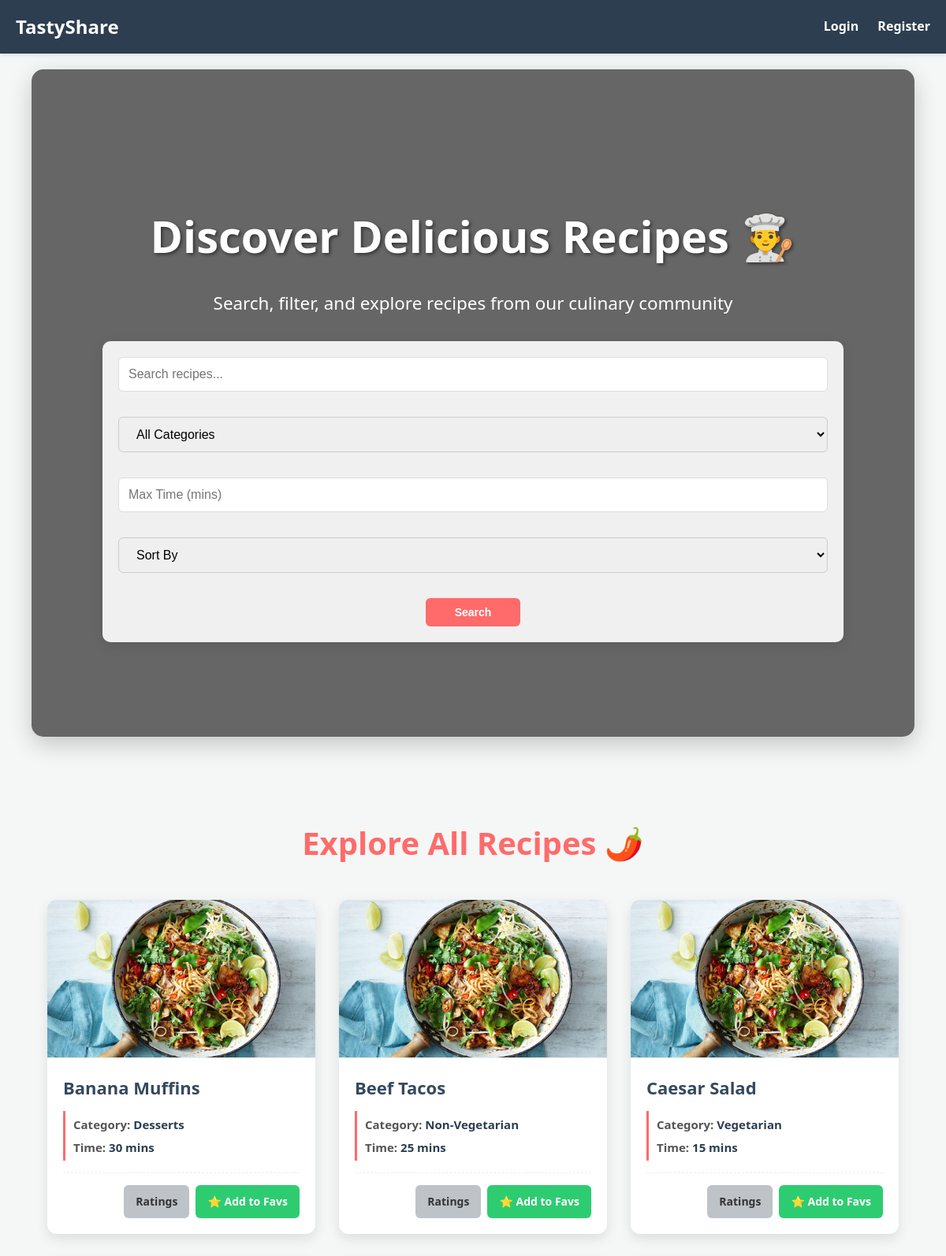
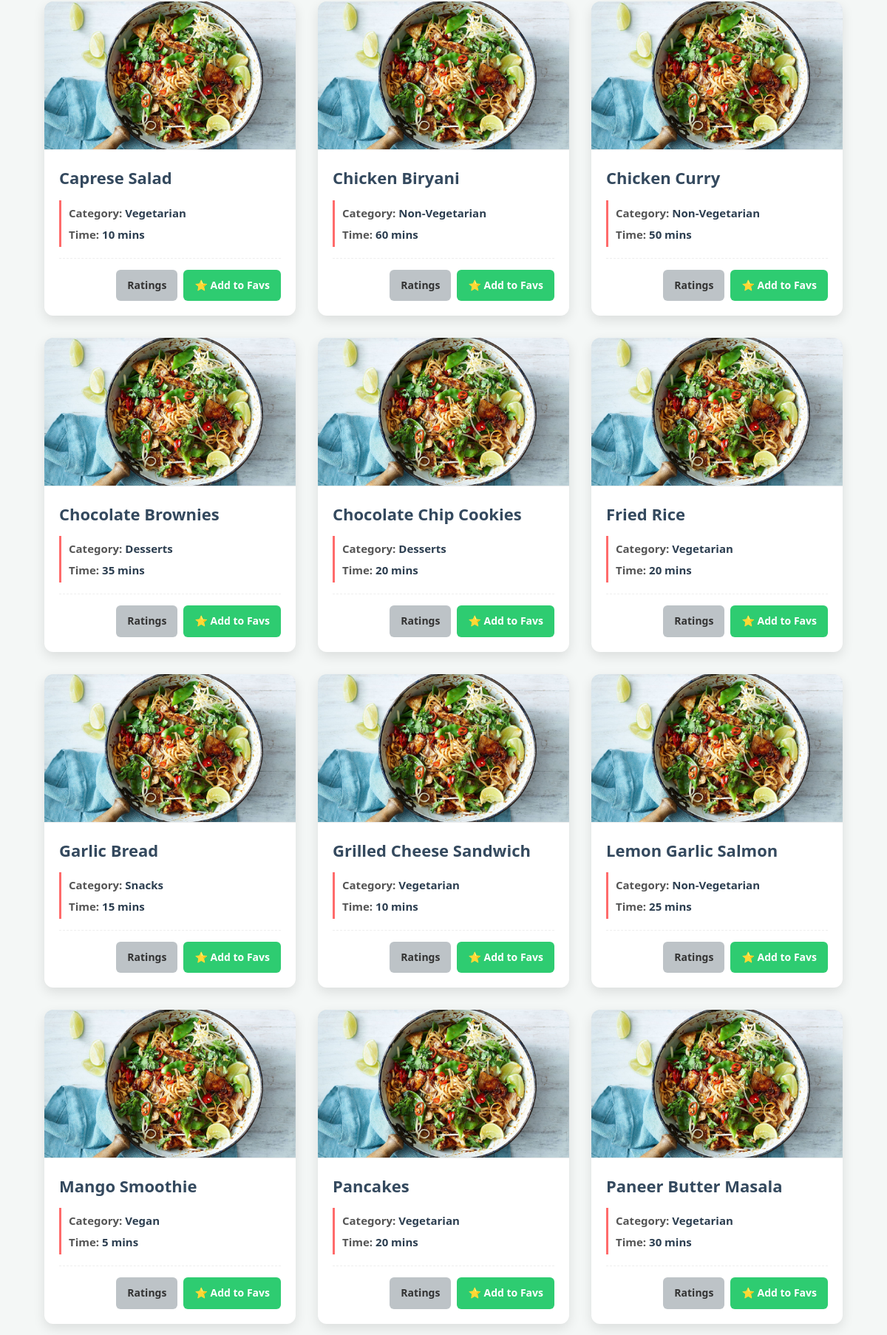
The page / (upper part) on the database its author committed (2 pictures, top to bottom).
### myapp/models.py (models this page shows, shortened)
class Recipe(models.Model):
    CATEGORY_CHOICES = [
        ('Vegetarian', 'Vegetarian'),
        ('Vegan', 'Vegan'),
        ('Non-Vegetarian', 'Non-Vegetarian'),
        ('Desserts', 'Desserts'),
        ('Snacks', 'Snacks'),
    ]
    STATUS_CHOICES = [
        ('Pending', 'Pending'),
        ('Approved', 'Approved'),
        ('Rejected', 'Rejected'),
    ]
    recipe_id = models.AutoField(primary_key=True)
    user = models.ForeignKey(UserRegister, on_delete=models.CASCADE)
    title = models.CharField(max_length=200)
    ingredients = models.TextField()
    preparation_steps = models.TextField()
    category = models.CharField(max_length=20, choices=CATEGORY_CHOICES)
    cooking_time = models.IntegerField()
    image = models.ImageField(upload_to="recipes/", blank=True, null=True)
    status = models.CharField(max_length=10, choices=STATUS_CHOICES, default='Pending')
    created_at = models.DateTimeField(default=timezone.now)
    updated_at = models.DateTimeField(auto_now=True)

### myapp/views.py (the view)
# urls.py: path("", views.index_view, name="index"),
def index_view(request):
    user_id = request.session.get("user_id")  # optional, for favorites
    recipes = Recipe.objects.filter(status='Approved')
    query = request.GET.get("q", "").strip()
    category = request.GET.get("category", "").strip()
    cooking_time = request.GET.get("cooking_time", "").strip()
    sort_by = request.GET.get("sort_by", "")
    if query:
        recipes = recipes.filter(
            Q(title__icontains=query) | Q(ingredients__icontains=query)
        )
    if category:
        recipes = recipes.filter(category=category)
    if cooking_time:
        try:
            recipes = recipes.filter(cooking_time__lte=int(cooking_time))
        except ValueError:
            pass
    if sort_by == "popularity":
        recipes = recipes.annotate(num_ratings=Count('rating')).order_by('-num_ratings')
    elif sort_by == "recent":
        recipes = recipes.order_by('-created_at')
    else:
        recipes = recipes.order_by('title')
    favorite_recipes = []
    if user_id:
        favorite_recipes = Favorite.objects.filter(user_id=user_id).values_list("recipe_id", flat=True)
    return render(request, "index.html", {
        "recipes": recipes,
        "favorite_recipes": favorite_recipes,
        "categories": Recipe.CATEGORY_CHOICES,
        "request_get": request.GET
    })

### templates/index.html (shortened to what this page needs)
{% extends "base.html" %}
{% block content %}
<section class="hero">
    <div class="hero-content">
        <h1>Discover Delicious Recipes 👨‍🍳</h1>
        <p class="subtitle">Search, filter, and explore recipes from our culinary community</p>
        <form method="get" action="{% url 'index' %}" class="hero-search">
            <input type="text" name="q" placeholder="Search recipes..." value="{{ request_get.q|default:'' }}" class="search-input">
            <select name="category" class="search-select">
                <option value="">All Categories</option>
            </select>
            <input type="number" name="cooking_time" placeholder="Max Time (mins)" value="{{ request_get.cooking_time|default:'' }}" class="search-input">
            <select name="sort_by" class="search-select">
                <option value="">Sort By</option>
            </select>
            <button type="submit" class="btn btn-primary search-button">Search</button>
        </form>
    </div>
</section>
<section class="recipe-section container">
    <h2>Explore All Recipes 🌶️</h2>
    <div class="recipe-grid">
        {% for recipe in recipes %}
        <div class="recipe-card">
            {% if recipe.image %}
                <img src="{{ recipe.image.url }}" alt="{{ recipe.title }}" class="recipe-img">
            {% else %}
                <div class="recipe-img-placeholder">No Image Available</div>
            {% endif %}
            <div class="recipe-card-content">
                <h3>{{ recipe.title }}</h3>
                <div class="recipe-meta">
                    <p><strong>Category:</strong> <span>{{ recipe.category|default:"General" }}</span></p>
                    <p><strong>Time:</strong> <span>{{ recipe.cooking_time|default:"N/A" }} mins</span></p>
                </div>
                <div class="card-actions">
                    <a href="{% url 'ratings' recipe.recipe_id %}" class="btn btn-secondary view-ratings">Ratings</a>
                    {% if recipe.recipe_id in favorite_recipes %}
                        <a href="{% url 'remove_favorite' recipe.recipe_id %}" class="btn btn-danger">Remove Fav.</a>
                    {% else %}
                        <a href="{% url 'add_favorite' recipe.recipe_id %}" class="btn btn-success">⭐ Add to Favs</a>
                    {% endif %}
                </div>
            </div>
        </div>
        {% empty %}
            <p class="no-recipes-found">No recipes found matching your criteria. Try a broader search!</p>
        {% endfor %}
    </div>
</section>
{% endblock %}

### templates/base.html (style rules this page uses)
body { font-family: 'Segoe UI', Tahoma, Geneva, Verdana, sans-serif; margin: 0; padding: 0; background: #f0f2f5; color: #333; line-height: 1.6; }
.container { padding: 30px 20px; max-width: 1200px; margin: 0 auto; }
input[type="text"], input[type="email"], input[type="password"], input[type="number"], select, textarea { width: 100%; padding: 12px; margin-bottom: 20px; border: 1px solid #ddd; border-radius: 6px; font-size: 16px; box-sizing: border-box; transition: border-color 0.3s; }
.btn { display: inline-block; padding: 12px 25px; background: #3498db; color: #fff; border: none; border-radius: 6px; text-decoration: none; cursor: pointer; font-size: 16px; font-weight: bold; transition: background 0.3s, transform 0.2s; }
.btn-success { background: #27ae60; }
.recipe-grid { display: grid; grid-template-columns: repeat(auto-fill, minmax(280px, 1fr)); gap: 25px; margin-top: 25px; }
.recipe-card { text-align: left; overflow: hidden; transition: transform 0.3s, box-shadow 0.3s; }
.recipe-card img.recipe-img { width: 100%; height: 200px; object-fit: cover; display: block; }
.recipe-card-content { padding: 15px; }
.recipe-card-content h3 { margin: 0 0 10px; font-size: 1.25rem; color: #2c3e50; }
.recipe-card-content p { margin: 0; color: #7f8c8d; font-size: 0.9rem; }

### templates/index.html (style rules this page uses)
body { font-family: 'Segoe UI', Tahoma, Geneva, Verdana, sans-serif; background-color: #f4f7f6; color: #333; }
.container { max-width: 1200px; margin: 20px; padding: 0 20px; }
a { text-decoration: none; color: inherit; }
.hero { background: linear-gradient(rgba(0, 0, 0, 0.5), rgba(0, 0, 0, 0.5)), url('https://picsum.photos/1600/600?random=1') center/cover no-repeat; padding: 120px 20px; text-align: center; color: #fff; border-radius: 15px; margin-bottom: 50px; box-shadow: 0 10px 30px rgba(0, 0, 0, 0.2); }
.hero h1 { font-size: 3.5em; margin-bottom: 10px; font-weight: 700; text-shadow: 2px 2px 4px rgba(0, 0, 0, 0.5); }
.subtitle { font-size: 1.4em; margin-bottom: 30px; font-weight: 300; }
.hero-search { display: flex; flex-wrap: wrap; justify-content: center; gap: 12px; max-width: 900px; margin: 0 auto; background-color: rgba(255, 255, 255, 0.9); padding: 20px; border-radius: 10px; box-shadow: 0 4px 15px rgba(0, 0, 0, 0.1); }
.search-input, .search-select { padding: 12px 18px; border-radius: 6px; border: 1px solid #ccc; font-size: 16px; flex-grow: 1; min-width: 150px; transition: border-color 0.3s; }
.search-button { flex-grow: 0; min-width: 120px; }
.recipe-section { padding: 20px 0; }
.recipe-section h2 { text-align: center; margin-bottom: 40px; color: #ff6b6b; font-size: 2.5em; font-weight: 600; }
.recipe-grid { display: grid; grid-template-columns: repeat(auto-fit, minmax(300px, 1fr)); gap: 30px; }
.recipe-card { background-color: #ffffff; border-radius: 12px; overflow: hidden; box-shadow: 0 6px 16px rgba(0,0,0,0.1); display: flex; flex-direction: column; transition: transform 0.4s cubic-bezier(0.25, 0.8, 0.25, 1), box-shadow 0.4s; }
.recipe-img, .recipe-img-placeholder { width: 100%; height: 220px; object-fit: cover; border-bottom: 1px solid #eee; background-color: #e8e8e8; display: flex; align-items: center; justify-content: center; color: #999; font-style: italic; }
.recipe-card-content { padding: 20px; display: flex; flex-direction: column; flex-grow: 1; }
.recipe-card-content h3 { font-size: 22px; margin-bottom: 12px; color: #34495e; font-weight: 700; }
.recipe-meta { margin-bottom: 15px; border-left: 3px solid #ff6b6b; padding-left: 10px; }
.recipe-meta p { margin: 5px 0; font-size: 15px; color: #555; }
.recipe-meta span { font-weight: 600; color: #2c3e50; }
.card-actions { margin-top: auto; padding-top: 15px; border-top: 1px dashed #eee; display: flex; gap: 8px; justify-content: flex-end; }
.btn { padding: 10px 15px; border-radius: 6px; text-decoration: none; font-weight: 600; font-size: 14px; transition: all 0.3s ease; border: none; cursor: pointer; }
.btn-primary, .search-button { background-color: #ff6b6b; color: white; }
.btn-success { background-color: #2ecc71; color: white; }
.btn-secondary { background-color: #bdc3c7; color: #333; }

### rows shown on the page
Recipe: image (picture), title "Banana Muffins", category "Desserts", cooking_time "30", shows "⭐ Add to Favs"
Recipe: image (picture), title "Beef Tacos", category "Non-Vegetarian", cooking_time "25", shows "⭐ Add to Favs"
Recipe: image (picture), title "Caesar Salad", category "Vegetarian", cooking_time "15", shows "⭐ Add to Favs"
Recipe: image (picture), title "Caprese Salad", category "Vegetarian", cooking_time "10", shows "⭐ Add to Favs"
Recipe: image (picture), title "Chicken Biryani", category "Non-Vegetarian", cooking_time "60", shows "⭐ Add to Favs"
Recipe: image (picture), title "Chicken Curry", category "Non-Vegetarian", cooking_time "50", shows "⭐ Add to Favs"
Recipe: image (picture), title "Chocolate Brownies", category "Desserts", cooking_time "35", shows "⭐ Add to Favs"
Recipe: image (picture), title "Chocolate Chip Cookies", category "Desserts", cooking_time "20", shows "⭐ Add to Favs"
Recipe: image (picture), title "Fried Rice", category "Vegetarian", cooking_time "20", shows "⭐ Add to Favs"
Recipe: image (picture), title "Garlic Bread", category "Snacks", cooking_time "15", shows "⭐ Add to Favs"
Recipe: image (picture), title "Grilled Cheese Sandwich", category "Vegetarian", cooking_time "10", shows "⭐ Add to Favs"
Recipe: image (picture), title "Lemon Garlic Salmon", category "Non-Vegetarian", cooking_time "25", shows "⭐ Add to Favs"
Recipe: image (picture), title "Mango Smoothie", category "Vegan", cooking_time "5", shows "⭐ Add to Favs"
Recipe: image (picture), title "Pancakes", category "Vegetarian", cooking_time "20", shows "⭐ Add to Favs"
Recipe: image (picture), title "Paneer Butter Masala", category "Vegetarian", cooking_time "30", shows "⭐ Add to Favs"
